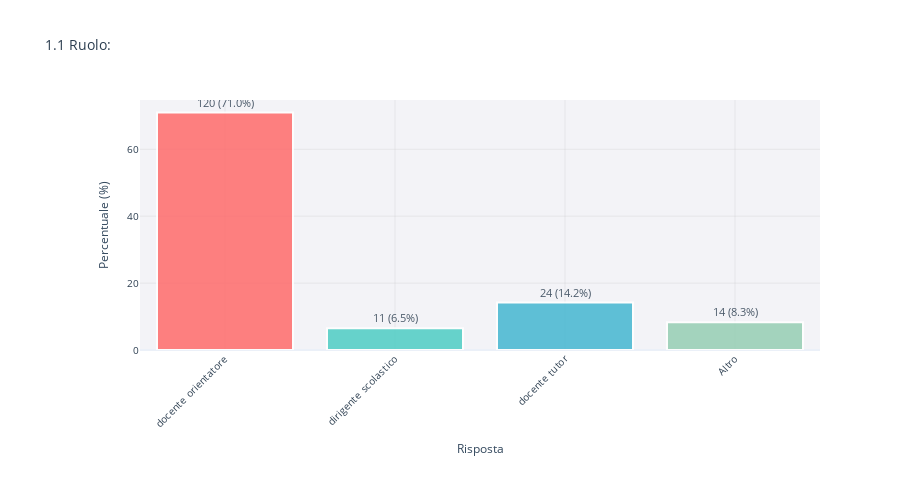
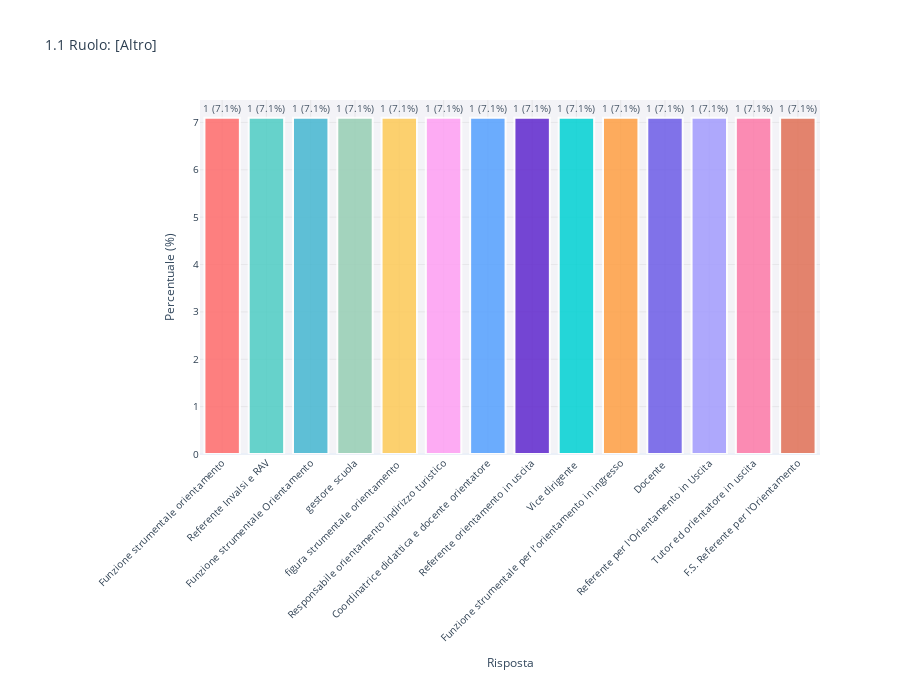

Notebook code for these charts, in order:
### Code cell
# 🧪 TEST: Analisi completa con statistiche
# Cambia questi parametri per testare diversi tipi di analisi:

GROUP = '1.1'           # Quale domanda analizzare
CHART_TYPE = 'bar'      # Tipo grafico (vedi spiegazioni sotto)
SHOW_PERCENTAGES = True # True = percentuali, False = numeri assoluti
INCLUDE_NA = False      # Includere valori mancanti

# 📊 TIPI DI GRAFICO DISPONIBILI:
# 'bar'         → Barre verticali (più leggibile)
# 'bar_h'       → Barre orizzontali (per etichette lunghe)  
# 'pie'         → Torta (buono per poche categorie)
# 'likert_bar'  → Barre Likert ordinate (Per nulla → Molto)
# 'histogram'   → Istogramma per distribuzioni numeriche
# 'gaussian'    → Curva gaussiana sovrapposta all'istogramma

# Esegui analisi
analyze_question_group(GROUP, CHART_TYPE, SHOW_PERCENTAGES, INCLUDE_NA)

### Figure 1 — Plotly figure (JSON) as saved in the notebook; plotly's stock layout.template omitted (floating-point values rounded to 4 significant figures)
{"data": [{"hovertemplate": "<b>%{x}</b><br>%{text}<br><extra></extra>", "legendgroup": "docente orientatore", "marker": {"color": "#FF6B6B", "line": {"color": "white", "width": 2}, "pattern": {"shape": ""}}, "name": "docente orientatore", "opacity": 0.85, "orientation": "v", "showlegend": true, "text": ["120 (71.0%)"], "textfont": {"color": "#2c3e50", "size": 11}, "textposition": "outside", "texttemplate": "%{text}", "type": "bar", "x": ["docente orientatore"], "xaxis": "x", "y": [71.0], "yaxis": "y"}, {"hovertemplate": "<b>%{x}</b><br>%{text}<br><extra></extra>", "legendgroup": "dirigente scolastico", "marker": {"color": "#4ECDC4", "line": {"color": "white", "width": 2}, "pattern": {"shape": ""}}, "name": "dirigente scolastico", "opacity": 0.85, "orientation": "v", "showlegend": true, "text": ["11 (6.5%)"], "textfont": {"color": "#2c3e50", "size": 11}, "textposition": "outside", "texttemplate": "%{text}", "type": "bar", "x": ["dirigente scolastico"], "xaxis": "x", "y": [6.5], "yaxis": "y"}, {"hovertemplate": "<b>%{x}</b><br>%{text}<br><extra></extra>", "legendgroup": "docente tutor", "marker": {"color": "#45B7D1", "line": {"color": "white", "width": 2}, "pattern": {"shape": ""}}, "name": "docente tutor", "opacity": 0.85, "orientation": "v", "showlegend": true, "text": ["24 (14.2%)"], "textfont": {"color": "#2c3e50", "size": 11}, "textposition": "outside", "texttemplate": "%{text}", "type": "bar", "x": ["docente tutor"], "xaxis": "x", "y": [14.2], "yaxis": "y"}, {"hovertemplate": "<b>%{x}</b><br>%{text}<br><extra></extra>", "legendgroup": "Altro", "marker": {"color": "#96CEB4", "line": {"color": "white", "width": 2}, "pattern": {"shape": ""}}, "name": "Altro", "opacity": 0.85, "orientation": "v", "showlegend": true, "text": ["14 (8.3%)"], "textfont": {"color": "#2c3e50", "size": 11}, "textposition": "outside", "texttemplate": "%{text}", "type": "bar", "x": ["Altro"], "xaxis": "x", "y": [8.3], "yaxis": "y"}], "layout": {"barmode": "relative", "font": {"size": 12}, "height": 500, "legend": {"title": {"text": "color"}, "tracegroupgap": 0}, "margin": {"b": 150, "l": 140, "r": 80, "t": 100}, "paper_bgcolor": "white", "plot_bgcolor": "rgba(240,240,245,0.8)", "showlegend": false, "title": {"font": {"color": "#2c3e50", "size": 14}, "text": "1.1 Ruolo:"}, "xaxis": {"anchor": "y", "automargin": true, "domain": [0, 1], "gridcolor": "rgba(200,200,200,0.3)", "tickangle": -45, "tickfont": {"color": "#2c3e50", "size": 10}, "title": {"font": {"color": "#34495e", "size": 12}, "text": "Risposta"}}, "yaxis": {"anchor": "x", "automargin": true, "domain": [0, 1], "gridcolor": "rgba(200,200,200,0.3)", "tickfont": {"color": "#2c3e50", "size": 10}, "title": {"font": {"color": "#34495e", "size": 12}, "text": "Percentuale (%)"}}}}

### Figure 2 — Plotly figure (JSON) as saved in the notebook; plotly's stock layout.template omitted (floating-point values rounded to 4 significant figures)
{"data": [{"hovertemplate": "<b>%{x}</b><br>%{text}<br><extra></extra>", "legendgroup": "Funzione strumentale orientamento", "marker": {"color": "#FF6B6B", "line": {"color": "white", "width": 2}, "pattern": {"shape": ""}}, "name": "Funzione strumentale orientamento", "opacity": 0.85, "orientation": "v", "showlegend": true, "text": ["1 (7.1%)"], "textfont": {"color": "#2c3e50", "size": 11}, "textposition": "outside", "texttemplate": "%{text}", "type": "bar", "x": ["Funzione strumentale orientamento"], "xaxis": "x", "y": [7.1], "yaxis": "y"}, {"hovertemplate": "<b>%{x}</b><br>%{text}<br><extra></extra>", "legendgroup": "Referente Invalsi e RAV", "marker": {"color": "#4ECDC4", "line": {"color": "white", "width": 2}, "pattern": {"shape": ""}}, "name": "Referente Invalsi e RAV", "opacity": 0.85, "orientation": "v", "showlegend": true, "text": ["1 (7.1%)"], "textfont": {"color": "#2c3e50", "size": 11}, "textposition": "outside", "texttemplate": "%{text}", "type": "bar", "x": ["Referente Invalsi e RAV"], "xaxis": "x", "y": [7.1], "yaxis": "y"}, {"hovertemplate": "<b>%{x}</b><br>%{text}<br><extra></extra>", "legendgroup": "Funzione strumentale Orientamento", "marker": {"color": "#45B7D1", "line": {"color": "white", "width": 2}, "pattern": {"shape": ""}}, "name": "Funzione strumentale Orientamento", "opacity": 0.85, "orientation": "v", "showlegend": true, "text": ["1 (7.1%)"], "textfont": {"color": "#2c3e50", "size": 11}, "textposition": "outside", "texttemplate": "%{text}", "type": "bar", "x": ["Funzione strumentale Orientamento"], "xaxis": "x", "y": [7.1], "yaxis": "y"}, {"hovertemplate": "<b>%{x}</b><br>%{text}<br><extra></extra>", "legendgroup": "gestore scuola", "marker": {"color": "#96CEB4", "line": {"color": "white", "width": 2}, "pattern": {"shape": ""}}, "name": "gestore scuola", "opacity": 0.85, "orientation": "v", "showlegend": true, "text": ["1 (7.1%)"], "textfont": {"color": "#2c3e50", "size": 11}, "textposition": "outside", "texttemplate": "%{text}", "type": "bar", "x": ["gestore scuola"], "xaxis": "x", "y": [7.1], "yaxis": "y"}, {"hovertemplate": "<b>%{x}</b><br>%{text}<br><extra></extra>", "legendgroup": "figura strumentale orientamento ", "marker": {"color": "#FECA57", "line": {"color": "white", "width": 2}, "pattern": {"shape": ""}}, "name": "figura strumentale orientamento ", "opacity": 0.85, "orientation": "v", "showlegend": true, "text": ["1 (7.1%)"], "textfont": {"color": "#2c3e50", "size": 11}, "textposition": "outside", "texttemplate": "%{text}", "type": "bar", "x": ["figura strumentale orientamento "], "xaxis": "x", "y": [7.1], "yaxis": "y"}, {"hovertemplate": "<b>%{x}</b><br>%{text}<br><extra></extra>", "legendgroup": "Responsabile orientamento indirizzo turistico", "marker": {"color": "#FF9FF3", "line": {"color": "white", "width": 2}, "pattern": {"shape": ""}}, "name": "Responsabile orientamento indirizzo turistico", "opacity": 0.85, "orientation": "v", "showlegend": true, "text": ["1 (7.1%)"], "textfont": {"color": "#2c3e50", "size": 11}, "textposition": "outside", "texttemplate": "%{text}", "type": "bar", "x": ["Responsabile orientamento indirizzo turistico"], "xaxis": "x", "y": [7.1], "yaxis": "y"}, {"hovertemplate": "<b>%{x}</b><br>%{text}<br><extra></extra>", "legendgroup": "Coordinatrice didattica e docente orientatore", "marker": {"color": "#54A0FF", "line": {"color": "white", "width": 2}, "pattern": {"shape": ""}}, "name": "Coordinatrice didattica e docente orientatore", "opacity": 0.85, "orientation": "v", "showlegend": true, "text": ["1 (7.1%)"], "textfont": {"color": "#2c3e50", "size": 11}, "textposition": "outside", "texttemplate": "%{text}", "type": "bar", "x": ["Coordinatrice didattica e docente orientatore"], "xaxis": "x", "y": [7.1], "yaxis": "y"}, {"hovertemplate": "<b>%{x}</b><br>%{text}<br><extra></extra>", "legendgroup": "Referente orientamento in uscita", "marker": {"color": "#5F27CD", "line": {"color": "white", "width": 2}, "pattern": {"shape": ""}}, "name": "Referente orientamento in uscita", "opacity": 0.85, "orientation": "v", "showlegend": true, "text": ["1 (7.1%)"], "textfont": {"color": "#2c3e50", "size": 11}, "textposition": "outside", "texttemplate": "%{text}", "type": "bar", "x": ["Referente orientamento in uscita"], "xaxis": "x", "y": [7.1], "yaxis": "y"}, {"hovertemplate": "<b>%{x}</b><br>%{text}<br><extra></extra>", "legendgroup": "Vice dirigente ", "marker": {"color": "#00D2D3", "line": {"color": "white", "width": 2}, "pattern": {"shape": ""}}, "name": "Vice dirigente ", "opacity": 0.85, "orientation": "v", "showlegend": true, "text": ["1 (7.1%)"], "textfont": {"color": "#2c3e50", "size": 11}, "textposition": "outside", "texttemplate": "%{text}", "type": "bar", "x": ["Vice dirigente "], "xaxis": "x", "y": [7.1], "yaxis": "y"}, {"hovertemplate": "<b>%{x}</b><br>%{text}<br><extra></extra>", "legendgroup": "Funzione strumentale per l’orientamento in ingresso", "marker": {"color": "#FF9F43", "line": {"color": "white", "width": 2}, "pattern": {"shape": ""}}, "name": "Funzione strumentale per l’orientamento in ingresso", "opacity": 0.85, "orientation": "v", "showlegend": true, "text": ["1 (7.1%)"], "textfont": {"color": "#2c3e50", "size": 11}, "textposition": "outside", "texttemplate": "%{text}", "type": "bar", "x": ["Funzione strumentale per l’orientamento in ingresso"], "xaxis": "x", "y": [7.1], "yaxis": "y"}, {"hovertemplate": "<b>%{x}</b><br>%{text}<br><extra></extra>", "legendgroup": "Docente ", "marker": {"color": "#6C5CE7", "line": {"color": "white", "width": 2}, "pattern": {"shape": ""}}, "name": "Docente ", "opacity": 0.85, "orientation": "v", "showlegend": true, "text": ["1 (7.1%)"], "textfont": {"color": "#2c3e50", "size": 11}, "textposition": "outside", "texttemplate": "%{text}", "type": "bar", "x": ["Docente "], "xaxis": "x", "y": [7.1], "yaxis": "y"}, {"hovertemplate": "<b>%{x}</b><br>%{text}<br><extra></extra>", "legendgroup": "Referente per l'Orientamento in Uscita", "marker": {"color": "#A29BFE", "line": {"color": "white", "width": 2}, "pattern": {"shape": ""}}, "name": "Referente per l'Orientamento in Uscita", "opacity": 0.85, "orientation": "v", "showlegend": true, "text": ["1 (7.1%)"], "textfont": {"color": "#2c3e50", "size": 11}, "textposition": "outside", "texttemplate": "%{text}", "type": "bar", "x": ["Referente per l'Orientamento in Uscita"], "xaxis": "x", "y": [7.1], "yaxis": "y"}, {"hovertemplate": "<b>%{x}</b><br>%{text}<br><extra></extra>", "legendgroup": "Tutor ed orientatore in uscita", "marker": {"color": "#FD79A8", "line": {"color": "white", "width": 2}, "pattern": {"shape": ""}}, "name": "Tutor ed orientatore in uscita", "opacity": 0.85, "orientation": "v", "showlegend": true, "text": ["1 (7.1%)"], "textfont": {"color": "#2c3e50", "size": 11}, "textposition": "outside", "texttemplate": "%{text}", "type": "bar", "x": ["Tutor ed orientatore in uscita"], "xaxis": "x", "y": [7.1], "yaxis": "y"}, {"hovertemplate": "<b>%{x}</b><br>%{text}<br><extra></extra>", "legendgroup": "F.S. Referente per l'Orientamento", "marker": {"color": "#E17055", "line": {"color": "white", "width": 2}, "pattern": {"shape": ""}}, "name": "F.S. Referente per l'Orientamento", "opacity": 0.85, "orientation": "v", "showlegend": true, "text": ["1 (7.1%)"], "textfont": {"color": "#2c3e50", "size": 11}, "textposition": "outside", "texttemplate": "%{text}", "type": "bar", "x": ["F.S. Referente per l'Orientamento"], "xaxis": "x", "y": [7.1], "yaxis": "y"}], "layout": {"barmode": "relative", "font": {"size": 12}, "height": 680, "legend": {"title": {"text": "color"}, "tracegroupgap": 0}, "margin": {"b": 150, "l": 200, "r": 80, "t": 100}, "paper_bgcolor": "white", "plot_bgcolor": "rgba(240,240,245,0.8)", "showlegend": false, "title": {"font": {"color": "#2c3e50", "size": 14}, "text": "1.1 Ruolo: [Altro]"}, "xaxis": {"anchor": "y", "automargin": true, "domain": [0, 1], "gridcolor": "rgba(200,200,200,0.3)", "tickangle": -45, "tickfont": {"color": "#2c3e50", "size": 10}, "title": {"font": {"color": "#34495e", "size": 12}, "text": "Risposta"}}, "yaxis": {"anchor": "x", "automargin": true, "domain": [0, 1], "gridcolor": "rgba(200,200,200,0.3)", "tickfont": {"color": "#2c3e50", "size": 10}, "title": {"font": {"color": "#34495e", "size": 12}, "text": "Percentuale (%)"}}}}
